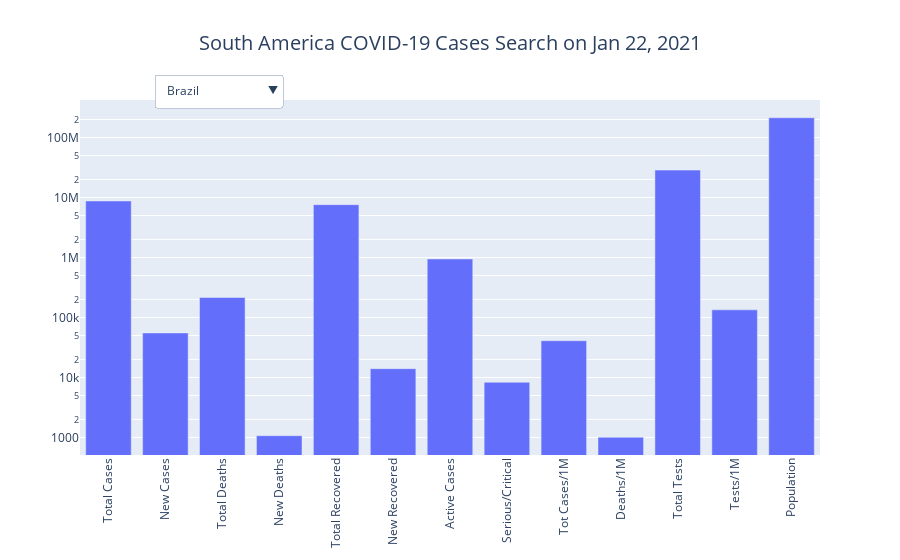

Source (notebook cell):
### Code cell
country_visualization('South America')

### Figure 1 — Plotly figure (JSON) as saved in the notebook; plotly's stock layout.template omitted (floating-point values rounded to 4 significant figures; data arrays with more than 128 entries replaced by an {"elided": "..."} marker saying what was removed)
{"data": [{"name": "Brazil", "type": "bar", "visible": true, "x": ["Total Cases", "New Cases", "Total Deaths", "New Deaths", "Total Recovered", "New Recovered", "Active Cases", "Serious/Critical", "Tot Cases/1M", "Deaths/1M", "Total Tests", "Tests/1M", "Population"], "y": [8755133, 55319, 215299, 1071, 7594771, 14030, 945063, 8318, 41025, 1009, 28600000, 134016, 213407310]}, {"name": "Colombia", "type": "bar", "visible": false, "x": ["Total Cases", "New Cases", "Total Deaths", "New Deaths", "Total Recovered", "New Recovered", "Active Cases", "Serious/Critical", "Tot Cases/1M", "Deaths/1M", "Total Tests", "Tests/1M", "Population"], "y": [1987418, 15073, 50586, 399, 1811552, 10418, 125280, 3482, 38827, 988, 9505562, 185704, 51186541]}, {"name": "Argentina", "type": "bar", "visible": false, "x": ["Total Cases", "New Cases", "Total Deaths", "New Deaths", "Total Recovered", "New Recovered", "Active Cases", "Serious/Critical", "Tot Cases/1M", "Deaths/1M", "Total Tests", "Tests/1M", "Population"], "y": [1853830, 10753, 46575, 220, 1636826, 11071, 170429, 3631, 40808, 1025, 5806612, 127820, 45428197]}, {"name": "Peru", "type": "bar", "visible": false, "x": ["Total Cases", "New Cases", "Total Deaths", "New Deaths", "Total Recovered", "New Recovered", "Active Cases", "Serious/Critical", "Tot Cases/1M", "Deaths/1M", "Total Tests", "Tests/1M", "Population"], "y": [1088096, 5189, 39427, 153, 1002516, 5231, 46153, 1758, 32746, 1187, 6028030, 181412, 33228456]}, {"name": "Chile", "type": "bar", "visible": false, "x": ["Total Cases", "New Cases", "Total Deaths", "New Deaths", "Total Recovered", "New Recovered", "Active Cases", "Serious/Critical", "Tot Cases/1M", "Deaths/1M", "Total Tests", "Tests/1M", "Population"], "y": [690066, 4959, 17786, 84, 645035, 3031, 27245, 1221, 35926, 926, 7527928, 391912, 19208197]}, {"name": "Ecuador", "type": "bar", "visible": false, "x": ["Total Cases", "New Cases", "Total Deaths", "New Deaths", "Total Recovered", "New Recovered", "Active Cases", "Serious/Critical", "Tot Cases/1M", "Deaths/1M", "Total Tests", "Tests/1M", "Population"], "y": [237158, 969, 14562, 36, 199332, -1, 23264, 489, 13329, 818, 835475, 46956, 17792602]}, {"name": "Bolivia", "type": "bar", "visible": false, "x": ["Total Cases", "New Cases", "Total Deaths", "New Deaths", "Total Recovered", "New Recovered", "Active Cases", "Serious/Critical", "Tot Cases/1M", "Deaths/1M", "Total Tests", "Tests/1M", "Population"], "y": [196393, 2648, 9818, 54, 147744, 1166, 38831, 71, 16697, 835, 504499, 42892, 11761996]}, {"name": "Paraguay", "type": "bar", "visible": false, "x": ["Total Cases", "New Cases", "Total Deaths", "New Deaths", "Total Recovered", "New Recovered", "Active Cases", "Serious/Critical", "Tot Cases/1M", "Deaths/1M", "Total Tests", "Tests/1M", "Population"], "y": [126370, 852, 2585, 15, 101599, 751, 22186, 250, 17597, 360, 624400, 86945, 7181539]}, {"name": "Venezuela", "type": "bar", "visible": false, "x": ["Total Cases", "New Cases", "Total Deaths", "New Deaths", "Total Recovered", "New Recovered", "Active Cases", "Serious/Critical", "Tot Cases/1M", "Deaths/1M", "Total Tests", "Tests/1M", "Population"], "y": [122795, 535, 1136, 7, 114925, 626, 6734, 105, 4325, 40, 2532669, 89208, 28390458]}, {"name": "Uruguay", "type": "bar", "visible": false, "x": ["Total Cases", "New Cases", "Total Deaths", "New Deaths", "Total Recovered", "New Recovered", "Active Cases", "Serious/Critical", "Tot Cases/1M", "Deaths/1M", "Total Tests", "Tests/1M", "Population"], "y": [36170, 1178, 364, 17, 27715, 788, 8091, 94, 10392, 105, 788660, 226594, 3480501]}, {"name": "French Guiana", "type": "bar", "visible": false, "x": ["Total Cases", "New Cases", "Total Deaths", "New Deaths", "Total Recovered", "New Recovered", "Active Cases", "Serious/Critical", "Tot Cases/1M", "Deaths/1M", "Total Tests", "Tests/1M", "Population"], "y": [15560, 129, 76, -1, 9995, -1, 5489, 12, 51358, 251, 126618, 417921, 302971]}, {"name": "Suriname", "type": "bar", "visible": false, "x": ["Total Cases", "New Cases", "Total Deaths", "New Deaths", "Total Recovered", "New Recovered", "Active Cases", "Serious/Critical", "Tot Cases/1M", "Deaths/1M", "Total Tests", "Tests/1M", "Population"], "y": [7945, 65, 148, 2, 7112, 85, 685, 15, 13476, 251, 34079, 57802, 589578]}, {"name": "Guyana", "type": "bar", "visible": false, "x": ["Total Cases", "New Cases", "Total Deaths", "New Deaths", "Total Recovered", "New Recovered", "Active Cases", "Serious/Critical", "Tot Cases/1M", "Deaths/1M", "Total Tests", "Tests/1M", "Population"], "y": [7143, 76, 170, -1, 6328, 51, 645, 7, 9057, 216, 45865, 58154, 788685]}, {"name": "Falkland Islands", "type": "bar", "visible": false, "x": ["Total Cases", "New Cases", "Total Deaths", "New Deaths", "Total Recovered", "New Recovered", "Active Cases", "Serious/Critical", "Tot Cases/1M", "Deaths/1M", "Total Tests", "Tests/1M", "Population"], "y": [35, -1, -1, -1, 29, -1, 6, -1, 9898, -1, 6299, 1781391, 3536]}], "layout": {"title": {"font": {"size": 20}, "text": "South America COVID-19 Cases Search on Jan 22, 2021", "x": 0.5, "xanchor": "center"}, "updatemenus": [{"buttons": [{"args": [{"visible": {"elided": "207 bool values"}}], "label": "Brazil", "method": "update"}, {"args": [{"visible": {"elided": "207 bool values"}}], "label": "Colombia", "method": "update"}, {"args": [{"visible": {"elided": "207 bool values"}}], "label": "Argentina", "method": "update"}, {"args": [{"visible": {"elided": "207 bool values"}}], "label": "Peru", "method": "update"}, {"args": [{"visible": {"elided": "207 bool values"}}], "label": "Chile", "method": "update"}, {"args": [{"visible": {"elided": "207 bool values"}}], "label": "Ecuador", "method": "update"}, {"args": [{"visible": {"elided": "207 bool values"}}], "label": "Bolivia", "method": "update"}, {"args": [{"visible": {"elided": "207 bool values"}}], "label": "Paraguay", "method": "update"}, {"args": [{"visible": {"elided": "207 bool values"}}], "label": "Venezuela", "method": "update"}, {"args": [{"visible": {"elided": "207 bool values"}}], "label": "Uruguay", "method": "update"}, {"args": [{"visible": {"elided": "207 bool values"}}], "label": "French Guiana", "method": "update"}, {"args": [{"visible": {"elided": "207 bool values"}}], "label": "Suriname", "method": "update"}, {"args": [{"visible": {"elided": "207 bool values"}}], "label": "Guyana", "method": "update"}, {"args": [{"visible": {"elided": "207 bool values"}}], "label": "Falkland Islands", "method": "update"}], "direction": "down", "pad": {"r": 10, "t": 10}, "showactive": true, "x": 0.1, "xanchor": "left", "y": 1.1, "yanchor": "top"}], "xaxis": {"tickangle": -90}, "yaxis": {"type": "log"}}}
